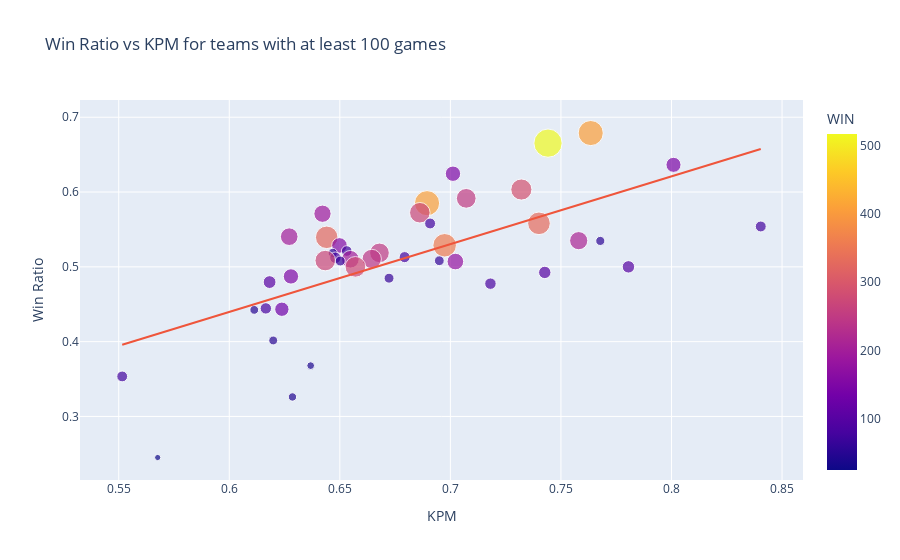

Notebook source saved alongside this figure:
### Code cell
X = winratio_kpm100["KPM"]
y = winratio_kpm100["Win Ratio"]

# Add a constant (i.e., bias or intercept) to the 'X' values
X = sm.add_constant(X)

# Build and fit the model
model = sm.OLS(y, X)
results = model.fit()

# Get the statistics
print(results.summary())

# Now plot the scatter plot
px.scatter(winratio_kpm100, 
           x="KPM", 
           y="Win Ratio", 
           color="WIN",
           size='WIN', 
           hover_data=['TEAM'], 
           trendline='ols',
           title='Win Ratio vs KPM for teams with at least 100 games'
          )

### Figure 1 — Plotly figure (JSON) as saved in the notebook; plotly's stock layout.template omitted (floating-point values rounded to 4 significant figures)
{"data": [{"customdata": [["Team Secret"], ["PSG.LGD"], ["Quincy Crew"], ["Tundra Esports"], ["Evil Geniuses"], ["Virtus.pro"], ["Vici Gaming"], ["Fnatic"], ["TNC Predator"], ["OG"], ["CDEC Gaming"], ["Thunder Awaken"], ["Team Spirit"], ["Team Aster"], ["Nigma Galaxy"], ["4 Zoomers"], ["Team Liquid"], ["T1"], ["Geek Fam"], ["Invictus Gaming"], ["Gaimin Gladiators"], ["Team Adroit"], ["Elephant"], ["EHOME"], ["BOOM Esports"], ["Royal Never Give Up"], ["FlyToMoon"], ["Entity Gaming"], ["beastcoast"], ["Neon Esports"], ["Alliance"], ["Thunder Predator"], ["Natus Vincere"], ["TSM"], ["Gambit Esports"], ["Infamous"], ["Vikin.gg"], ["Ninjas in Pyjamas"], ["HellRaisers"], ["Newbee"], ["Execration"], ["Sparking Arrow Gaming"], ["Keen Gaming"], ["Team MagMa"]], "hovertemplate": "KPM=%{x}<br>Win Ratio=%{y}<br>WIN=%{marker.color}<br>TEAM=%{customdata[0]}<extra></extra>", "legendgroup": "", "marker": {"color": [408, 517, 147, 153, 289, 252, 409, 273, 193, 331, 77, 77, 201, 328, 214, 54, 358, 157, 74, 250, 56, 79, 84, 242, 201, 273, 62, 65, 179, 100, 276, 99, 152, 64, 106, 85, 84, 133, 50, 51, 39, 76, 45, 25], "coloraxis": "coloraxis", "size": [408, 517, 147, 153, 289, 252, 409, 273, 193, 331, 77, 77, 201, 328, 214, 54, 358, 157, 74, 250, 56, 79, 84, 242, 201, 273, 62, 65, 179, 100, 276, 99, 152, 64, 106, 85, 84, 133, 50, 51, 39, 76, 45, 25], "sizemode": "area", "sizeref": 1.292, "symbol": "circle"}, "mode": "markers", "name": "", "orientation": "v", "showlegend": false, "type": "scatter", "x": [0.7635, 0.7441, 0.8009, 0.7012, 0.7321, 0.7072, 0.6894, 0.6862, 0.6422, 0.7401, 0.6908, 0.8404, 0.6271, 0.6441, 0.758, 0.7678, 0.6974, 0.6498, 0.6531, 0.6679, 0.6468, 0.6793, 0.648, 0.6644, 0.6548, 0.6434, 0.695, 0.6502, 0.7023, 0.7805, 0.657, 0.7427, 0.6279, 0.6723, 0.6182, 0.7181, 0.6165, 0.6238, 0.6113, 0.6199, 0.6368, 0.5516, 0.6286, 0.5676], "xaxis": "x", "y": [0.6789, 0.6654, 0.6364, 0.6245, 0.6033, 0.5915, 0.5851, 0.5723, 0.571, 0.5582, 0.558, 0.554, 0.5403, 0.5395, 0.535, 0.5347, 0.5288, 0.5286, 0.5211, 0.5187, 0.5185, 0.513, 0.5122, 0.5105, 0.5102, 0.5084, 0.5082, 0.5078, 0.5071, 0.5, 0.5, 0.4925, 0.4872, 0.4848, 0.4796, 0.4775, 0.4444, 0.4433, 0.4425, 0.4016, 0.3679, 0.3535, 0.3261, 0.2451], "yaxis": "y"}, {"hovertemplate": "<b>OLS trendline</b><br>Win Ratio = 0.905895 * KPM + -0.103703<br>R<sup>2</sup>=0.435293<br><br>KPM=%{x}<br>Win Ratio=%{y} <b>(trend)</b><extra></extra>", "legendgroup": "", "marker": {"symbol": "circle"}, "mode": "lines", "name": "", "showlegend": false, "type": "scatter", "x": [0.5516, 0.5676, 0.6113, 0.6165, 0.6182, 0.6199, 0.6238, 0.6271, 0.6279, 0.6286, 0.6368, 0.6422, 0.6434, 0.6441, 0.6468, 0.648, 0.6498, 0.6502, 0.6531, 0.6548, 0.657, 0.6644, 0.6679, 0.6723, 0.6793, 0.6862, 0.6894, 0.6908, 0.695, 0.6974, 0.7012, 0.7023, 0.7072, 0.7181, 0.7321, 0.7401, 0.7427, 0.7441, 0.758, 0.7635, 0.7678, 0.7805, 0.8009, 0.8404], "xaxis": "x", "y": [0.396, 0.4105, 0.4501, 0.4548, 0.4563, 0.4578, 0.4614, 0.4644, 0.4651, 0.4657, 0.4732, 0.478, 0.4792, 0.4798, 0.4822, 0.4833, 0.485, 0.4853, 0.488, 0.4894, 0.4915, 0.4982, 0.5014, 0.5053, 0.5117, 0.5179, 0.5209, 0.5221, 0.5259, 0.5281, 0.5315, 0.5325, 0.5369, 0.5468, 0.5595, 0.5667, 0.5691, 0.5704, 0.583, 0.5879, 0.5918, 0.6034, 0.6218, 0.6576], "yaxis": "y"}], "layout": {"coloraxis": {"colorbar": {"title": {"text": "WIN"}}, "colorscale": [[0, "#0d0887"], [0.1111, "#46039f"], [0.2222, "#7201a8"], [0.3333, "#9c179e"], [0.4444, "#bd3786"], [0.5556, "#d8576b"], [0.6667, "#ed7953"], [0.7778, "#fb9f3a"], [0.8889, "#fdca26"], [1, "#f0f921"]]}, "legend": {"itemsizing": "constant", "tracegroupgap": 0}, "title": {"text": "Win Ratio vs KPM for teams with at least 100 games"}, "xaxis": {"anchor": "y", "domain": [0, 1], "title": {"text": "KPM"}}, "yaxis": {"anchor": "x", "domain": [0, 1], "title": {"text": "Win Ratio"}}}}
